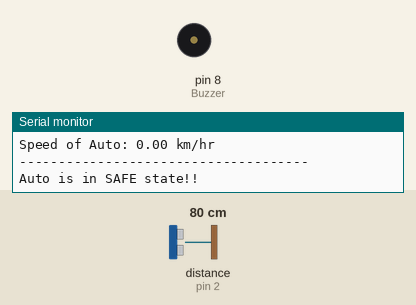
Simulated run of this sketch. Board: Arduino Uno, built with avr-gcc and run on an emulated ATmega328P. On the bench: buzzer (waves = sounding), the last lines printed to the serial monitor. Wiring (inferred from the names in the program): ultrasonic range finder: trigger pin 4; echo pin 2. Inputs (shaded band) come from the test bench; at power-on: distance to the obstacle (sensor on pin 2) 80 cm. The echo pulse lasts 58.3 µs per cm.

Above: at 0.78 s.
1.3 s: distance to the obstacle (sensor on pin 2) set to 35 cm
At 1.74 s:
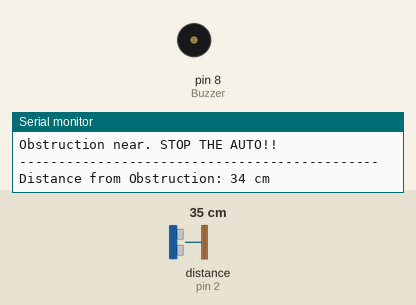
4.3 s: distance to the obstacle (sensor on pin 2) set to 4 cm
At 7.2 s:
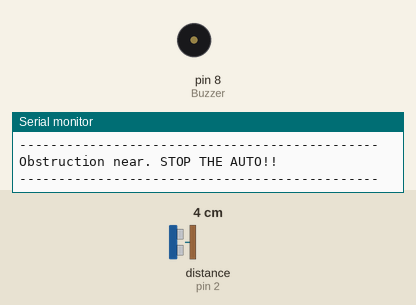
7.3 s: distance to the obstacle (sensor on pin 2) set to 120 cm
9.2 s: distance to the obstacle (sensor on pin 2) set to 62 cm
At 9.66 s:
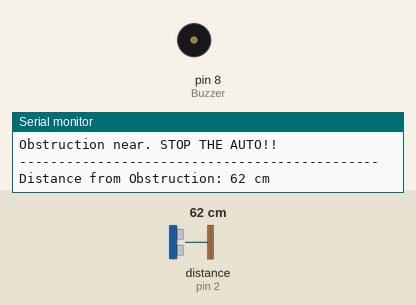
12.2 s: distance to the obstacle (sensor on pin 2) set to 250 cm
At 12.8 s:
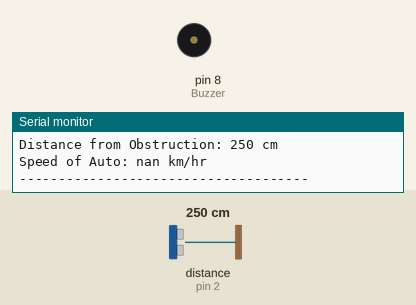
Timing chart, 0 to 14.7 s (numbered marks = the images above; inputs shaded):
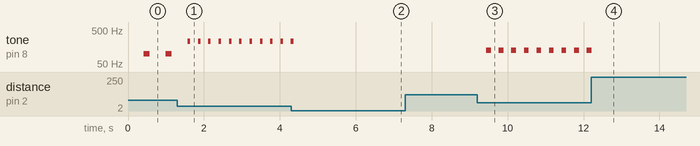

The sketch:

ParkingAssistance_Arduino.ino
```cpp
const int trigPin = 4; // Sensor trigger set to Pin 4
const int echoPin = 2; // Sensor echo set to pin 2
int Buzzer = 8; // Buzzer set to pin 8

void setup()
{
  Serial.begin(9600); // Initialize serial communication
  pinMode (Buzzer, OUTPUT); // Set Buzzer as output
}

void loop()
{
  // declare variables for duration of the ping, the distance result in centimeters and also for the calculated speed
  long totaltime, currentdistance, time1, time2, distance1, distance2;
  float d,t,speed;

  pinMode(trigPin, OUTPUT);
  digitalWrite(trigPin, LOW);  // Give a short LOW pulse beforehand to ensure a clean HIGH pulse:
  delayMicroseconds(2);
  digitalWrite(trigPin, HIGH); // The sensor is triggered by a HIGH pulse of 10 or more microseconds.
  delayMicroseconds(10);
  digitalWrite(trigPin, LOW);

  pinMode(echoPin, INPUT);
  totaltime = pulseIn(echoPin, HIGH); // Read the signal from the sensor: a HIGH pulse whose duration is the time (in microseconds) from the sending of the ping to the reception of its echo off of an object.

  currentdistance = timetodistance(totaltime); // convert the time into a distance using the function declared at the end of program
  Serial.print("Distance from Obstruction: ");
  Serial.print(currentdistance);
  Serial.print(" cm");
  Serial.println();

  distance1=currentdistance;
  time1=totaltime;

  delay(100);

  digitalWrite (trigPin, HIGH);
  delayMicroseconds(10);
  digitalWrite (trigPin, LOW);
  time2 = pulseIn (echoPin, HIGH);
  distance2 = timetodistance(time2);

  //long progtime = micros(); // Returns the time since the board started the program

  d=distance1-distance2;
  t=time1-time2;
  speed = d/t;
  speed = speed*3600; // Convert cm/microseconds to km/hr
  Serial.print("Speed of Auto: ");
  Serial.print(speed);
  Serial.print(" km/hr");
  Serial.println();

  if (currentdistance >= 70 && currentdistance < 100 && speed >= 65)
  {
    Serial.println("-------------------------------------");
    Serial.println("Reduce Auto Speed!!");
    Serial.println("-------------------------------------");
    Serial.println();
    tone(Buzzer, 5000); // Plays 5000 Hz tone
    delay(200);
    noTone(Buzzer); // Stops generating the tone
  }
  else if (currentdistance >= 70 && currentdistance < 100 && speed < 65)
  {
    Serial.println("-------------------------------------");
    Serial.println("Auto is in SAFE state!!");
    Serial.println("-------------------------------------");
    Serial.println();
  }
  else if (currentdistance >= 100)
  {
  Serial.println("-------------------------------------");
  Serial.println("Distance is OK");
  Serial.println("-------------------------------------");
  Serial.println();
  digitalWrite(Buzzer, LOW); // Buzzer is quiet, no sound
  }
  else
  {
  Serial.println("----------------------------------------------");
  Serial.println("Obstruction near. STOP THE AUTO!!");
  Serial.println("----------------------------------------------");
  Serial.println();
  tone(Buzzer, 8000/currentdistance); // Plays (8000/currentdistance) Hz tone based on distance
  //tone(Buzzer, 800 * (1 + (speed-65)/35)); // Plays tone based on speed
  delay(2 * currentdistance);
  noTone(Buzzer); // Stops generating the tone
  }

}

long timetodistance(long microseconds)
{
  // The speed of sound is 340 m/s or 1/29 cm/microseconds.
  // The ping travels to and fro, so to find the distance of the object we take half of the distance travelled.
  return microseconds / 29 / 2;
}
```

Measured:
- after the input at 1.3 s, tone on pin 8 (Buzzer): alternates 235 Hz for 0.07 s and silent for 0.20 s, starting after 0.27 s
- after the input at 4.3 s, tone on pin 8 (Buzzer): goes on until 4.4 s, then stays silent
- after the input at 9.2 s, tone on pin 8 (Buzzer): alternates 129 Hz for 0.12 s and silent for 0.21 s, starting after 0.24 s
- after the input at 12.2 s, tone on pin 8 (Buzzer): goes on until 12.2 s, then stays silent
- by itself, tone on pin 8 (Buzzer): alternates 100 Hz for 0.16 s and silent for 0.42 s
